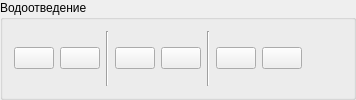
           <widget class="QgsCollapsibleGroupBox" name="mGroupBox_2">
            <property name="title">
             <string>Водоотведение</string>
            </property>
            <property name="flat">
             <bool>true</bool>
            </property>
            <layout class="QHBoxLayout" name="horizontalLayout_4">
             <item>
              <layout class="QHBoxLayout" name="horizontalLayout_3">
               <item>
                <widget class="QPushButton" name="btnInsertWastewaterNetwork">
                 <property name="toolTip">
                  <string>Вставка сетей водоотведения</string>
                 </property>
                 <property name="text">
                  <string/>
                 </property>
                 <property name="icon">
                  <iconset>
                   <normaloff>:/plugins/GisEC/Icons/add_network.png</normaloff>:/plugins/GisEC/Icons/add_network.png</iconset>
                 </property>
                 <property name="checkable">
                  <bool>true</bool>
                 </property>
                </widget>
               </item>
               <item>
                <widget class="QPushButton" name="btnEditWastewaterNetwork">
                 <property name="toolTip">
                  <string>Редактирование сетей водоотведения</string>
                 </property>
                 <property name="text">
                  <string/>
                 </property>
                 <property name="icon">
                  <iconset>
                   <normaloff>:/plugins/GisEC/Icons/edit_network.png</normaloff>:/plugins/GisEC/Icons/edit_network.png</iconset>
                 </property>
                 <property name="checkable">
                  <bool>true</bool>
                 </property>
                </widget>
               </item>
               <item>
                <widget class="Line" name="line_2">
                 <property name="orientation">
                  <enum>Qt::Vertical</enum>
                 </property>
                </widget>
               </item>
               <item>
                <widget class="QPushButton" name="btnInsertWastewaterObject">
                 <property name="toolTip">
                  <string>Вставка объекта водоотведения (полигон)</string>
                 </property>
                 <property name="text">
                  <string/>
                 </property>
                 <property name="icon">
                  <iconset>
                   <normaloff>:/plugins/GisEC/Icons/add_object.png</normaloff>:/plugins/GisEC/Icons/add_object.png</iconset>
                 </property>
                 <property name="checkable">
                  <bool>true</bool>
                 </property>
                </widget>
               </item>
               <item>
                <widget class="QPushButton" name="btnEditWastewaterObject">
                 <property name="toolTip">
                  <string>Редактирование объекта водоотведения (полигон)</string>
                 </property>
                 <property name="text">
                  <string/>
                 </property>
                 <property name="icon">
                  <iconset>
                   <normaloff>:/plugins/GisEC/Icons/edit_object.png</normaloff>:/plugins/GisEC/Icons/edit_object.png</iconset>
                 </property>
                 <property name="checkable">
                  <bool>true</bool>
                 </property>
                </widget>
               </item>
               <item>
                <widget class="Line" name="line_7">
                 <property name="orientation">
                  <enum>Qt::Vertical</enum>
                 </property>
                </widget>
               </item>
               <item>
                <widget class="QPushButton" name="btnInsertWastewaterPoint">
                 <property name="toolTip">
                  <string>Вставка объекта водоотведения (маркер)</string>
                 </property>
                 <property name="text">
                  <string/>
                 </property>
                 <property name="icon">
                  <iconset>
                   <normaloff>:/plugins/GisEC/Icons/add_point.png</normaloff>:/plugins/GisEC/Icons/add_point.png</iconset>
                 </property>
                 <property name="checkable">
                  <bool>true</bool>
                 </property>
                </widget>
               </item>
               <item>
                <widget class="QPushButton" name="btnEditWastewaterPoint">
                 <property name="toolTip">
                  <string>Редактирование объекта водоотведения (маркер)</string>
                 </property>
                 <property name="text">
                  <string/>
                 </property>
                 <property name="icon">
                  <iconset>
                   <normaloff>:/plugins/GisEC/Icons/edit_point.png</normaloff>:/plugins/GisEC/Icons/edit_point.png</iconset>
                 </property>
                 <property name="checkable">
                  <bool>true</bool>
                 </property>
                </widget>
               </item>
               <item>
                <spacer name="horizontalSpacer_2">
                 <property name="orientation">
                  <enum>Qt::Horizontal</enum>
                 </property>
                 <property name="sizeHint" stdset="0">
                  <size>
                   <width>40</width>
                   <height>20</height>
                  </size>
                 </property>
                </spacer>
               </item>
              </layout>
             </item>
            </layout>
           </widget>
